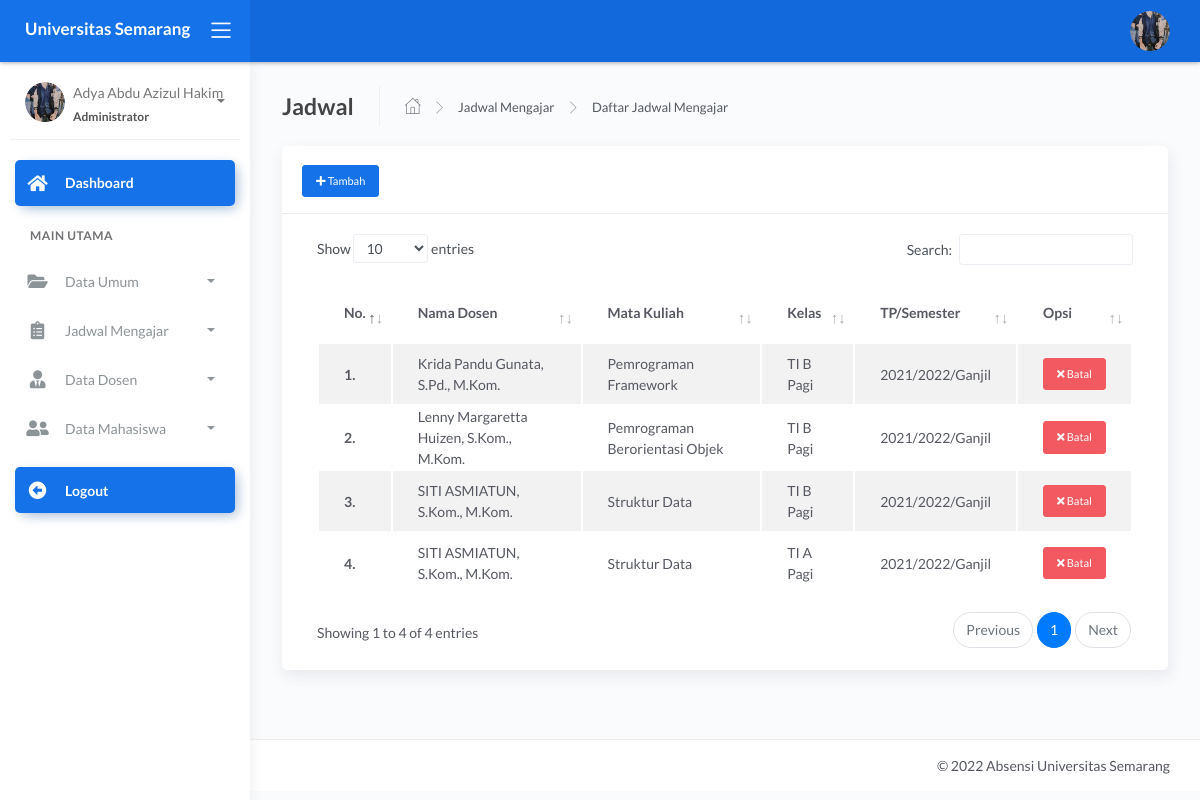
/admin/dashboard.php?page=jadwal (signed in), run on an earlier commit of the app's database.
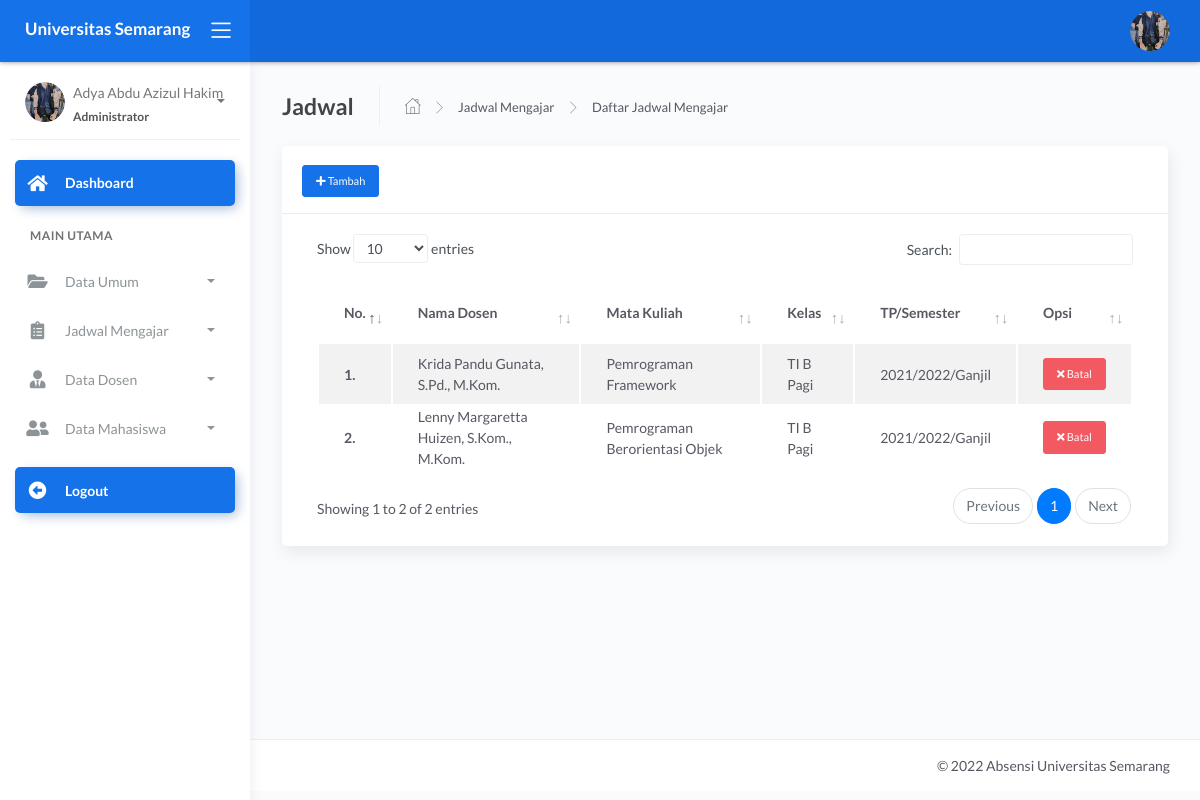
And on a later commit of the database.
### tables this page shows
CREATE TABLE `tb_mengajar` (
  `id_mengajar` int(11) NOT NULL,
  `kode_pelajaran` varchar(30) NOT NULL,
  `hari` varchar(40) NOT NULL,
  `jam_mengajar` varchar(60) NOT NULL,
  `jamke` varchar(11) NOT NULL,
  `id_dosen` int(11) NOT NULL,
  `id_matkul` int(11) NOT NULL,
  `id_mkelas` int(11) NOT NULL,
  `id_semester` int(11) NOT NULL,
  `id_thajaran` int(11) NOT NULL
);

CREATE TABLE `tb_dosen` (
  `id_dosen` int(11) NOT NULL,
  `nidn` varchar(15) NOT NULL,
  `nama_dosen` varchar(120) NOT NULL,
  `email` varchar(65) NOT NULL,
  `password` varchar(100) NOT NULL,
  `foto` varchar(255) NOT NULL,
  `status` varchar(5) NOT NULL
);

CREATE TABLE `tb_matkul` (
  `id_matkul` int(11) NOT NULL,
  `kode_matkul` varchar(40) NOT NULL,
  `matkul` varchar(60) NOT NULL
);

CREATE TABLE `tb_mkelas` (
  `id_mkelas` int(11) NOT NULL,
  `kd_kelas` varchar(40) NOT NULL,
  `nama_kelas` varchar(40) NOT NULL
);

CREATE TABLE `tb_thajaran` (
  `id_thajaran` int(11) NOT NULL,
  `tahun_ajaran` varchar(30) NOT NULL,
  `status` int(11) NOT NULL
);

CREATE TABLE `tb_semester` (
  `id_semester` int(11) NOT NULL,
  `semester` varchar(45) NOT NULL,
  `status` int(10) NOT NULL
);

### admin/dashboard.php (the view, shortened to what the changed rows need)
<?php
include '../config/db.php';
?> <script>
<!DOCTYPE html>
<html lang="en">
<head>
	<link rel="stylesheet" href="../assets/css/bootstrap.min.css">
	<link rel="stylesheet" href="../assets/css/atlantis.min.css">
	<link rel="stylesheet" href="../assets/css/demo.css">
</head>
<body>
	<div class="wrapper">
		<div class="main-panel">
			<div class="content">
				<?php
				$page = @$_GET['page'];
				$act = @$_GET['act'];
				if ($page == 'master') {
					if ($act == 'kelas') {
						include 'modul/master/kelas/data_kelas.php';
					} elseif ($act == 'delkelas') {
						include 'modul/master/kelas/del.php';
					} elseif ($act == 'semester') {
						include 'modul/master/semester/data.php';
					} elseif ($act == 'delsemester') {
						include 'modul/master/semester/del.php';
					} elseif ($act == 'set_semester') {
						include 'modul/master/semester/set.php';
					}
					elseif ($act == 'ta') {
						include 'modul/master/ta/data.php';
					} elseif ($act == 'delta') {
						include 'modul/master/ta/del.php';
					} elseif ($act == 'set_ta') {
						include 'modul/master/ta/set.php';
					} elseif ($act == 'matkul') {
						include 'modul/master/matkul/data.php';
					} elseif ($act == 'delmatkul') {
						include 'modul/master/matkul/del.php';
					}
				} elseif ($page == 'doswal') {
					if ($act == '') {
						include 'modul/doswal/data.php';
					}
				} elseif ($page == 'jadwal') {
					if ($act == '') {
						include 'modul/jadwal/data_mengajar.php';
					} elseif ($act == 'add') {
						include 'modul/jadwal/tambah.php';
					} elseif ($act == 'cancel') {
						include 'modul/jadwal/cancel.php';
					}
				} elseif ($page == '') {
					include 'modul/home.php';
				} else {
					echo "<b>Tidak ada Halaman</b>";
				}
				?>
			</div>
		</div>
	</div>
</body>
</html>

### admin/modul/jadwal/data_mengajar.php
<div class="page-inner">
  <div class="page-header">
    <h4 class="page-title">Jadwal</h4>
    <ul class="breadcrumbs">
      <li class="nav-home">
        <a href="#">
          <i class="flaticon-home"></i>
        </a>
      </li>
      <li class="separator">
        <i class="flaticon-right-arrow"></i>
      </li>
      <li class="nav-item">
        <a href="#">Jadwal Mengajar</a>
      </li>
      <li class="separator">
        <i class="flaticon-right-arrow"></i>
      </li>
      <li class="nav-item">
        <a href="#">Daftar Jadwal Mengajar</a>
      </li>
    </ul>
  </div>
  <div class="row">
    <div class="col-md-12">
      <div class="card">
        <div class="card-header">
          <div class="card-title">
            <a href="?page=jadwal&act=add" class="btn btn-primary btn-sm text-white"><i class="fa fa-plus"></i> Tambah</a>
          </div>
        </div>
        <div class="card-body">
          <div class="table-responsive">
            <table id="basic-datatables" class="display table table-striped table-hover">
              <thead>
                <tr>
                  <th>No.</th>
                  <th>Nama Dosen</th>
                  <th>Mata Kuliah</th>
                  <th>Kelas</th>
                  <th>TP/Semester</th>
                  <th>Opsi </th>
                </tr>
              </thead>
              <tbody>
                <?php
                $no = 1;
                $mapel = mysqli_query($con, "SELECT * FROM tb_mengajar
                            INNER JOIN tb_dosen ON tb_mengajar.id_dosen=tb_dosen.id_dosen
                            INNER JOIN tb_matkul ON tb_mengajar.id_matkul=tb_matkul.id_matkul
                            INNER JOIN tb_mkelas ON tb_mengajar.id_mkelas=tb_mkelas.id_mkelas
                            INNER JOIN tb_semester ON tb_mengajar.id_semester=tb_semester.id_semester
                            INNER JOIN tb_thajaran ON tb_mengajar.id_thajaran=tb_thajaran.id_thajaran
                               ");
                foreach ($mapel as $d) {
                ?>
                  <tr>
                    <th scope="row"><b><?= $no++; ?>.</b></th>
                    <td><?= $d['nama_dosen'] ?></td>
                    <td><?= $d['matkul'] ?></td>
                    <td><?= $d['nama_kelas'] ?></td>
                    <td><?= $d['tahun_ajaran'] ?>/<?= $d['semester'] ?></td>
                    <td>
                      <a href="?page=jadwal&act=cancel&id=<?= $d['id_mengajar']; ?>" class="btn btn-danger btn-sm"><i class="fa fa-times"></i> Batal</a>
                    </td>
                  </tr>
                <?php } ?>
              </tbody>
            </table>
          </div>
        </div>
      </div>
    </div>
  </div>
</div>

What changed in the data, as far as the page shows it:
no longer on this page (row unchanged): tb_mengajar: id_dosen.nama_dosen "SITI ASMIATUN, S.Kom., M.Kom.", id_matkul.matkul "Struktur Data", id_mkelas.nama_kelas "TI B Pagi", id_thajaran.tahun_ajaran "2021/2022", id_semester.semester "Ganjil"
removed tb_mengajar: id_dosen.nama_dosen "SITI ASMIATUN, S.Kom., M.Kom.", id_matkul.matkul "Struktur Data", id_mkelas.nama_kelas "TI A Pagi", id_thajaran.tahun_ajaran "2021/2022", id_semester.semester "Ganjil"
Also different on the page:
text written by a page script: "Show entries Search: Showing 1 to 4 of 4 entries Previous 1 Next" → "Show entries Search: Showing 1 to 2 of 2 entries Previous 1 Next"
